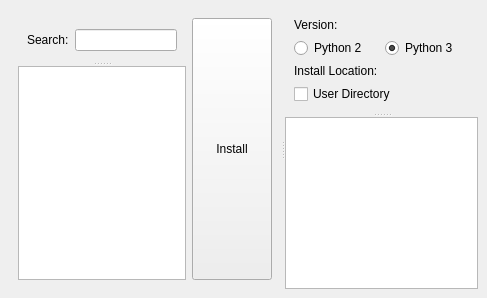
<?xml version="1.0" encoding="UTF-8"?>
<ui version="4.0">
 <class>Install</class>
 <widget class="QDockWidget" name="Install">
  <property name="geometry">
   <rect>
    <x>0</x>
    <y>0</y>
    <width>487</width>
    <height>298</height>
   </rect>
  </property>
  <property name="windowTitle">
   <string>Install</string>
  </property>
  <widget class="QWidget" name="dockWidgetContents">
   <layout class="QVBoxLayout" name="verticalLayout">
    <item>
     <widget class="QSplitter" name="splitter_3">
      <property name="orientation">
       <enum>Qt::Horizontal</enum>
      </property>
      <widget class="QWidget" name="">
       <layout class="QHBoxLayout" name="horizontalLayout">
        <item>
         <widget class="QSplitter" name="splitter_2">
          <property name="orientation">
           <enum>Qt::Vertical</enum>
          </property>
          <widget class="QWidget" name="">
           <layout class="QHBoxLayout" name="layout_search">
            <item>
             <widget class="QLabel" name="label_search">
              <property name="sizePolicy">
               <sizepolicy hsizetype="Maximum" vsizetype="Preferred">
                <horstretch>0</horstretch>
                <verstretch>0</verstretch>
               </sizepolicy>
              </property>
              <property name="text">
               <string>Search:</string>
              </property>
             </widget>
            </item>
            <item>
             <widget class="QLineEdit" name="entry_search"/>
            </item>
           </layout>
          </widget>
          <widget class="QListView" name="packages_list"/>
         </widget>
        </item>
        <item>
         <widget class="QPushButton" name="button_install">
          <property name="sizePolicy">
           <sizepolicy hsizetype="Minimum" vsizetype="Minimum">
            <horstretch>0</horstretch>
            <verstretch>0</verstretch>
           </sizepolicy>
          </property>
          <property name="text">
           <string>Install</string>
          </property>
         </widget>
        </item>
       </layout>
      </widget>
      <widget class="QSplitter" name="splitter">
       <property name="orientation">
        <enum>Qt::Vertical</enum>
       </property>
       <widget class="QWidget" name="layoutWidget">
        <layout class="QVBoxLayout" name="layout_options">
         <item>
          <widget class="QLabel" name="label_python_version">
           <property name="sizePolicy">
            <sizepolicy hsizetype="Preferred" vsizetype="Maximum">
             <horstretch>0</horstretch>
             <verstretch>0</verstretch>
            </sizepolicy>
           </property>
           <property name="text">
            <string>Version:</string>
           </property>
          </widget>
         </item>
         <item>
          <layout class="QHBoxLayout" name="layout_version">
           <item>
            <widget class="QRadioButton" name="radio_python_2">
             <property name="sizePolicy">
              <sizepolicy hsizetype="Minimum" vsizetype="Minimum">
               <horstretch>0</horstretch>
               <verstretch>0</verstretch>
              </sizepolicy>
             </property>
             <property name="text">
              <string>Python 2</string>
             </property>
            </widget>
           </item>
           <item>
            <widget class="QRadioButton" name="radio_python_3">
             <property name="sizePolicy">
              <sizepolicy hsizetype="Minimum" vsizetype="Minimum">
               <horstretch>0</horstretch>
               <verstretch>0</verstretch>
              </sizepolicy>
             </property>
             <property name="text">
              <string>Python 3</string>
             </property>
             <property name="checked">
              <bool>true</bool>
             </property>
            </widget>
           </item>
          </layout>
         </item>
         <item>
          <widget class="QLabel" name="label_install_location">
           <property name="text">
            <string>Install Location:</string>
           </property>
          </widget>
         </item>
         <item>
          <layout class="QHBoxLayout" name="layout_install_dir_options">
           <item>
            <widget class="QCheckBox" name="check_user_dir">
             <property name="text">
              <string>User Directory</string>
             </property>
            </widget>
           </item>
          </layout>
         </item>
        </layout>
       </widget>
       <widget class="QTextEdit" name="package_info_view">
        <property name="lineWrapMode">
         <enum>QTextEdit::WidgetWidth</enum>
        </property>
        <property name="readOnly">
         <bool>true</bool>
        </property>
        <property name="markdown">
         <string>Package Preview Coming Soon...

</string>
        </property>
       </widget>
      </widget>
     </widget>
    </item>
   </layout>
  </widget>
 </widget>
 <layoutdefault spacing="6" margin="9"/>
 <resources/>
 <connections/>
</ui>
